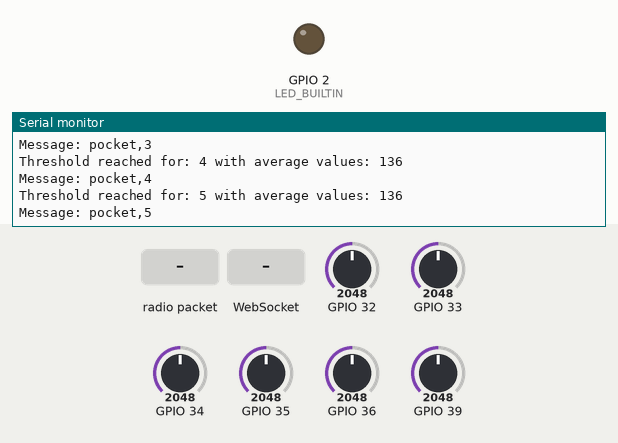
This program was run on a simulated ESP32. Parts: output pins drawn as LEDs (lit = HIGH), the last lines printed to the serial monitor. The inputs (shaded band) are chosen by the test bench; at power-on: GPIO 32 = 2048, GPIO 33 = 2048, GPIO 34 = 2048, GPIO 35 = 2048, GPIO 36 = 2048, GPIO 39 = 2048. WiFi joins after 1.5 s; servers stay silent unless stated; no radio packets arrive unless stated; not simulated (calls return 0 or success): Credentials.h.

Above: at 3.7 s.
3.8 s: radio packet "hit" arrives
At 4.5 s:
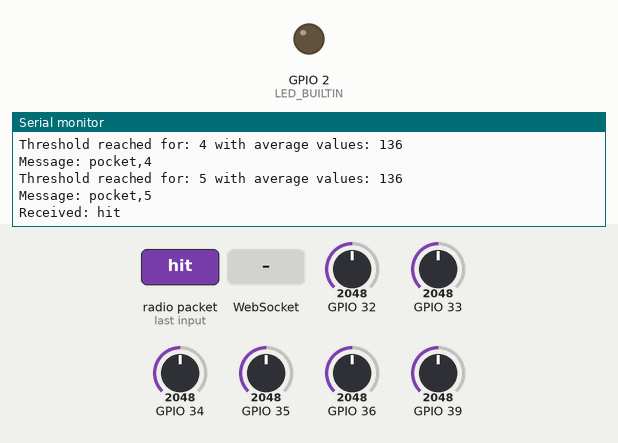
5.3 s: WebSocket text "hit" received
At 5.6 s:
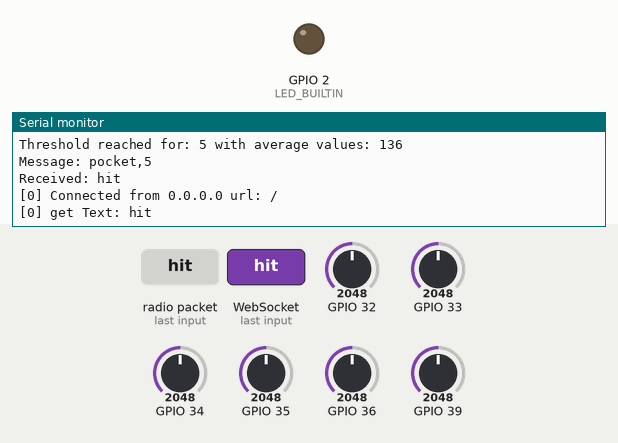
6.8 s: WebSocket text "1" received
At 7.9 s:
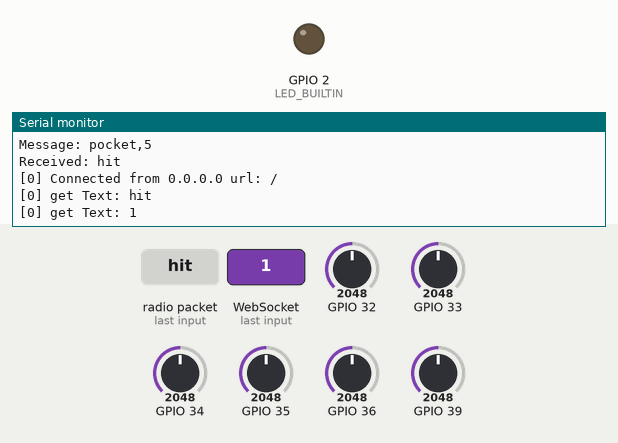

The program:

main.cpp
```cpp
#define WEBSOCKETS_SERVER_CLIENT_MAX (10)
#define LED_BUILTIN 2

#include <Arduino.h>
#include <RH_ASK.h>
#ifdef RH_HAVE_HARDWARE_SPI
#include <SPI.h> // Not actually used but needed to compile
#endif
#include <WiFi.h>
#include <WiFiMulti.h>
#include <WiFiClientSecure.h>
#include <WebSocketsServer.h>
#include "RollingAverage.h"
#include "Credentials.h"

RH_ASK receiver(2000, 26, 25, 0);
WiFiMulti WiFiMulti;
WebSocketsServer webSocket = WebSocketsServer(81);
unsigned long lastSendTime = 0;

#define MESSAGE_SIZE 50
uint8_t buf[MESSAGE_SIZE];
const uint8_t buflen = sizeof(buf);
char lastMessage[MESSAGE_SIZE] = "";
#define THRESHOLD_TIMEOUT 1000

RollingAverage averages[6] = {
    RollingAverage(15, 3900),
    RollingAverage(15, 4005),
    RollingAverage(15, 4005),
    RollingAverage(15, 4005),
    RollingAverage(15, 4005),
    RollingAverage(15, 3500)
};
bool isTriggered[6] = {false, false, false, false, false, false};
unsigned long lastTriggered[6] = {0, 0, 0, 0, 0, 0};

void hexdump(const void *mem, uint32_t len, uint8_t cols = 16) {
    const uint8_t* src = (const uint8_t*) mem;
    Serial.printf("\n[HEXDUMP] Address: 0x%08X len: 0x%X (%d)", (ptrdiff_t)src, len, len);
    for(uint32_t i = 0; i < len; i++) {
        if(i % cols == 0) {
            Serial.printf("\n[0x%08X] 0x%08X: ", (ptrdiff_t)src, i);
        }
        Serial.printf("%02X ", *src);
        src++;
    }
    Serial.printf("\n");
}

void webSocketEvent(uint8_t num, WStype_t type, uint8_t * payload, size_t length) {

    switch(type) {
        case WStype_DISCONNECTED:
            Serial.printf("[%u] Disconnected!\n", num);
            break;
        case WStype_CONNECTED:
            {
                IPAddress ip = webSocket.remoteIP(num);
                Serial.printf("[%u] Connected from %d.%d.%d.%d url: %s\n", num, ip[0], ip[1], ip[2], ip[3], payload);

				// send message to client
				webSocket.sendTXT(num, "Connected<EOF>\n");
            }
            break;
        case WStype_TEXT:
            Serial.printf("[%u] get Text: %s\n", num, payload);

            // send message to client
            // webSocket.sendTXT(num, "message here");

            // send data to all connected clients
            webSocket.broadcastTXT("message here<EOF>\n");
            break;
        case WStype_BIN:
            Serial.printf("[%u] get binary length: %u\n", num, length);
            hexdump(payload, length);

            // send message to client
            // webSocket.sendBIN(num, payload, length);
            break;
        case WStype_PING:
        case WStype_PONG:
		case WStype_ERROR:
		case WStype_FRAGMENT_TEXT_START:
		case WStype_FRAGMENT_BIN_START:
		case WStype_FRAGMENT:
		case WStype_FRAGMENT_FIN:
            Serial.print("Unhandled socket event: ");
            Serial.println(type);
            break;
    }
}

void setup() {
    Serial.begin(115200);

    if (!receiver.init()) {
        Serial.println("Could not init 433mhz driver");
    }

    Serial.setDebugOutput(true);

    Serial.println();
    Serial.println();
    Serial.println();

    for(uint8_t t = 1; t > 0; t--) {
        Serial.printf("[SETUP] BOOT WAIT %d...\n", t);
        Serial.flush();
        delay(1000);
    }

    WiFiMulti.addAP(ACCESSPOINT.c_str(), WIFIKEY.c_str());

    Serial.print("Connecting: ");
    while(WiFiMulti.run() != WL_CONNECTED) {
        delay(100);
        Serial.print(".");
    }
    Serial.println(" - Connected!");
    Serial.print("IP: ");
    Serial.println(WiFi.localIP());

    webSocket.begin();
    webSocket.onEvent(webSocketEvent);

    pinMode(LED_BUILTIN, OUTPUT);
}

char sensorBuffer[100];
bool ledOn = true;

void loop() {
    uint16_t p1 = analogRead(33);
    uint16_t p2 = analogRead(32);
    uint16_t p3 = analogRead(35);
    uint16_t p4 = analogRead(34);
    uint16_t p5 = analogRead(39);
    uint16_t p6 = analogRead(36);

/*    Serial.print(p1);
    Serial.print(",");
    delay(100);
    return;*/

    averages[0].addValue(p1);
    averages[1].addValue(p2);
    averages[2].addValue(p3);
    averages[3].addValue(p4);
    averages[4].addValue(p5);
    averages[5].addValue(p6);

    for(int i = 0; i < 6; i++) {
        if (millis() - lastTriggered[i] > THRESHOLD_TIMEOUT && averages[i].isThresholdReached() && !isTriggered[i]) {
            lastTriggered[i] = millis();
            Serial.print("Threshold reached for: ");
            Serial.print(i);
            Serial.print(" with average values: ");
            Serial.println(averages[i].getAverage());

            sprintf(sensorBuffer, "pocket,%u", i);

            Serial.print("Message: ");
            Serial.println(sensorBuffer);

            webSocket.broadcastTXT(sensorBuffer);

            isTriggered[i] = true;
        } else if (!averages[i].isThresholdReached()) {
            isTriggered[i] = false;
        }
    }

    webSocket.loop();

    uint8_t msgLen;
    msgLen = buflen - 1;
    if (receiver.recv(buf, &msgLen)) {
        buf[msgLen] = '\0';
        char* message = (char *) buf;
        if (strncmp(message, "hit", 3) == 0 && strcmp(message, lastMessage) != 0) {
            strcpy(lastMessage, message);
            Serial.print("Received: ");
            Serial.println((char *) buf);
            webSocket.broadcastTXT((char *) buf);
        }
    }
}
```

RollingAverage.cpp
```cpp
#include "RollingAverage.h"

RollingAverage::RollingAverage(size_t size, uint16_t threshold)
        : size(size), threshold(threshold), index(0), sum(0) {
    values = new uint16_t[size]();
}

RollingAverage::~RollingAverage() {
    delete[] values;
}

void RollingAverage::addValue(uint16_t value) {
    sum -= values[index];
    values[index] = value;
    sum += value;
    index = (index + 1) % size;
}

bool RollingAverage::isThresholdReached() const {
    return (sum / size) <= threshold;
}

uint16_t RollingAverage::getAverage() const {
    return sum / size;
}
```

RollingAverage.h
```cpp
#ifndef ROLLING_AVERAGE_H
#define ROLLING_AVERAGE_H

#include <Arduino.h>

class RollingAverage {
public:
    RollingAverage(size_t size, uint16_t threshold);
    ~RollingAverage();

    void addValue(uint16_t value);
    bool isThresholdReached() const;
    uint16_t getAverage() const;

private:
    size_t size;
    uint16_t threshold;
    size_t index;
    uint16_t* values;
    uint32_t sum;
};

#endif // ROLLING_AVERAGE_H
```

Measured:
- after the input at 3.8 s, the serial monitor: prints a new line at once (image 1)
- after the input at 5.3 s, the serial monitor: prints a new line at once (image 2)
- after the input at 6.8 s, the serial monitor: prints a new line at once (image 3)
